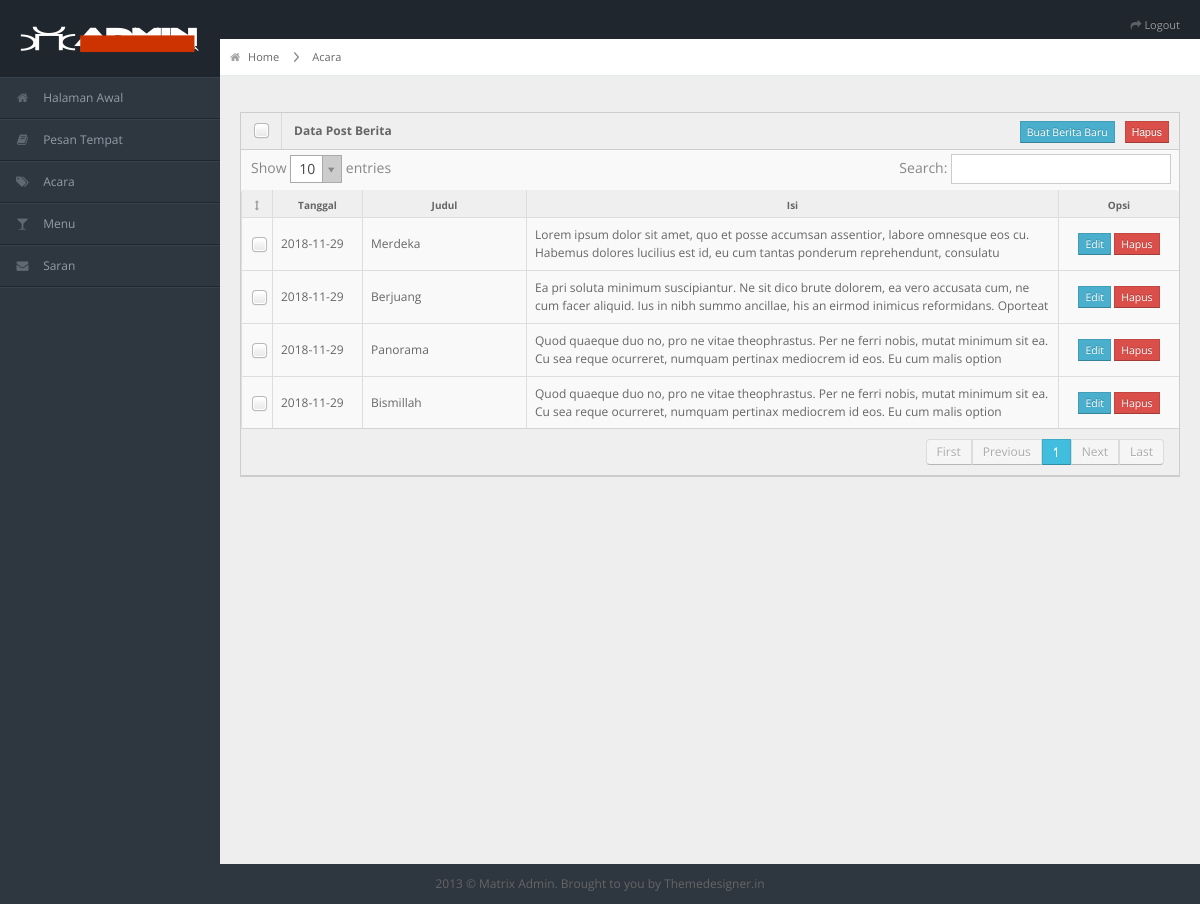
Page /Admin/Event on the committed database.
### tables this page shows
CREATE TABLE `event` (
  `no_post` int(11) NOT NULL,
  `tanggal` date NOT NULL,
  `judul` varchar(150) NOT NULL,
  `nama_gambar` varchar(100) DEFAULT NULL,
  `isi` longtext NOT NULL
);

### application/controllers/Admin.php (called while the page is built, shortened)
<?php
class Admin extends CI_Controller {
	function __construct() {
			$this->load->model('M_aksiadmin');
			$this->load->view('admin/head');
			$this->load->view('admin/navigation');
			$this->load->view('admin/content');
	}
	public function event(){
		$htmlTag = array('&lt;div&gt;','&lt;/div&gt;');
		$data = $this->M_aksiadmin->getEvent();
		$this->load->view('admin/konten/event',$var = array('data' =>$data,'html'=>$htmlTag));
		$this->load->view('admin/footer');
	}
}
?>

### index.php (called while the page is built, shortened)
<?php
require_once BASEPATH.'core/CodeIgniter.php';

### application/models/m_aksiadmin.php (called while the page is built, shortened)
<?php
class M_aksiadmin extends CI_Model {
	public function getEvent(){
		$data = $this->db->get('event');
		return($data->result());
	}
}
?>

### application/views/admin/konten/event.php (the view, shortened to what this page needs)
<div class="row-fluid">
      <div class="span12">
        <div class="widget-box">
        	<form action="<?php echo base_url('AksiAdminEvent/delmulEvent')?>" method="post">
          <div class="widget-title"> <span class="icon">
            </span>
            <h5>Data Post Berita</h5>
            <input type="submit" class=" btn btn-mini btn-danger buttons" value="Hapus" />
            <a href="<?php echo base_url('Admin/newEvent'); ?>" class=" btn btn-mini btn-info buttons">Buat Berita Baru</a>
          </div>
          <div class="widget-content nopadding">
            <table class="table table-bordered data-table with-check event">
              <thead>
                <tr>
                  <th class="satu"><i class="icon-resize-vertical"></th>
                  <th class="dua">Tanggal</th>
                  <th class="tiga">Judul</th>
                  <th class="empat">Isi</th>
                  <th class="lima">Opsi</th>
                </tr>
              </thead>
              <tbody>
              <?php foreach($data as $row){?>
                <tr class="gradeX">
                  <td class="satu"><input type="checkbox" name="no_post[]" value="<?php echo $row->no_post ?>" /></td>
                  <td class="dua"><?php echo $row->tanggal;?></td>
                  <td class="tiga"><p><?php echo $row->judul; ?></p></td>
                  <td class="empat"><p><?php echo str_ireplace($html,"",htmlentities($row->isi)) ; ?></p></td>
                  <td class="lima">
                  	<a  href="<?php echo base_url()."Admin/editEvent/".$row->no_post ?>" class="btn btn-mini btn-info">Edit</a>
                  	<a  href="<?php echo base_url()."AksiAdminEvent/delEvent/".$row->no_post ?>" class="btn btn-mini btn-danger">Hapus</a>
                  </td>
                </tr>
                <?php } ?>
              </tbody>
            </table>
            </form>
          </div>
        </div>
      </div>
    </div>
    </div>
    </div>

### assets/admin/css/matrix-style.css (style rules this page uses)
* { outline:none !important; -moz-outline: none !important; }
html, body { height:100% }
body { overflow-x: hidden; margin-top: -10px; font-family: 'Open Sans', sans-serif; font-size:12px; color:#666; }
a { color:#666; }
select, textarea, input[type="text"], input[type="password"], input[type="datetime"], input[type="datetime-local"], input[type="date"], input[type="month"], input[type="time"], input[type="week"], input[type="number"], input[type="email"], input[type="url"], input[type="search"], input[type="tel"], input[type="color"], .uneditable-input, .label, .dropdown-menu, .btn, .well, .progress, .table-bordered, .btn-group > .btn:first-child, .btn-group > .btn:last-child, .btn-group > .btn:last-child, .btn-group > .dropdown-toggle, .alert { border-radius:0px; }
.btn, textarea, input[type="text"], input[type="password"], input[type="datetime"], input[type="datetime-local"], input[type="date"], input[type="month"], input[type="time"], input[type="week"], input[type="number"], input[type="email"], input[type="url"], input[type="search"], input[type="tel"], input[type="color"], .uneditable-input { box-shadow:none; }
.progress, .progress-success .bar, .progress .bar-success, .progress-warning .bar, .progress .bar-warning, .progress-danger .bar, .progress .bar-danger, .progress-info .bar, .progress .bar-info, .btn, .btn-primary { background-image:none; }
.container-fluid .row-fluid:first-child { margin-top: 20px; }
.stat-boxes .peity_bar_good, .stat-boxes .peity_line_good, { color: #459D1C; }
.widget-box { background: none repeat scroll 0 0 #F9F9F9; border-left: 1px solid #CDCDCD; border-top: 1px solid #CDCDCD; border-right: 1px solid #CDCDCD; clear: both; margin-top: 16px; margin-bottom: 16px; position: relative; }
.widget-title, .modal-header, .table th, div.dataTables_wrapper .ui-widget-header { background:#efefef; border-bottom: 1px solid #CDCDCD; height: 36px; }
.widget-title span.icon { padding: 9px 10px 7px 11px; float: left; border-right:1px solid #dadada; }
.widget-title h5 { color: #666; float: left; font-size: 12px; font-weight: bold; padding: 12px; line-height: 12px; margin: 0; }
.widget-title .buttons { float: right; margin: 8px 10px 0 0; }
.widget-content { padding:15px; border-bottom: 1px solid #cdcdcd; }
.table th { height: auto; font-size: 10px; padding: 5px 10px 2px; border-bottom: 0; text-align: center; color: #666666; }
.table.with-check tr th:first-child, .table.with-check tr td:first-child { width: 10px; }
.table.with-check tr th:first-child i { margin-top: -2px; opacity: 0.6; }
.nopadding { padding: 0 !important; }
.nopadding .table { margin-bottom: 0; }
.nopadding .table-bordered { border: 0; }
form { margin-bottom: 0; }

### assets/admin/css/matrix-media.css (style rules this page uses)
body { background:#2E363F; }

### assets/admin/css/mystyle.css (style rules this page uses)
.table.event { table-layout: fixed; }
.table .satu { width: 12px; text-align: center; vertical-align: middle; }
.table .dua { width: 10%; vertical-align: middle; }
.table .tiga { vertical-align: middle; width: 20%; }
.table .tiga p { vertical-align: middle; line-height: 1.5em; max-height: 3em; overflow: hidden; margin-bottom: 0px; }
.table .empat { width: 70% }
.table .empat p { line-height: 1.5em; max-height: 3em; overflow: hidden; margin-bottom: 0px; }
.table .lima { width: 100px; text-align: center; vertical-align: middle; }

### rows in the picture
event: tanggal "2018-11-29", judul "Merdeka", isi "Lorem ipsum dolor sit amet, quo et posse accumsan assentior, labore omnesque eos cu. Habemus dolores lucilius est id, eu cum tantas ponderum reprehendunt, consulatu…"
event: tanggal "2018-11-29", judul "Berjuang", isi "Ea pri soluta minimum suscipiantur. Ne sit dico brute dolorem, ea vero accusata cum, ne cum facer aliquid. Ius in nibh summo ancillae, his an eirmod inimicus reformidans. Oporteat…"
event: tanggal "2018-11-29", judul "Panorama", isi "Quod quaeque duo no, pro ne vitae theophrastus. Per ne ferri nobis, mutat minimum sit ea. Cu sea reque ocurreret, numquam pertinax mediocrem id eos. Eu cum malis option…"
event: tanggal "2018-11-29", judul "Bismillah", isi "Quod quaeque duo no, pro ne vitae theophrastus. Per ne ferri nobis, mutat minimum sit ea. Cu sea reque ocurreret, numquam pertinax mediocrem id eos. Eu cum malis option…"
